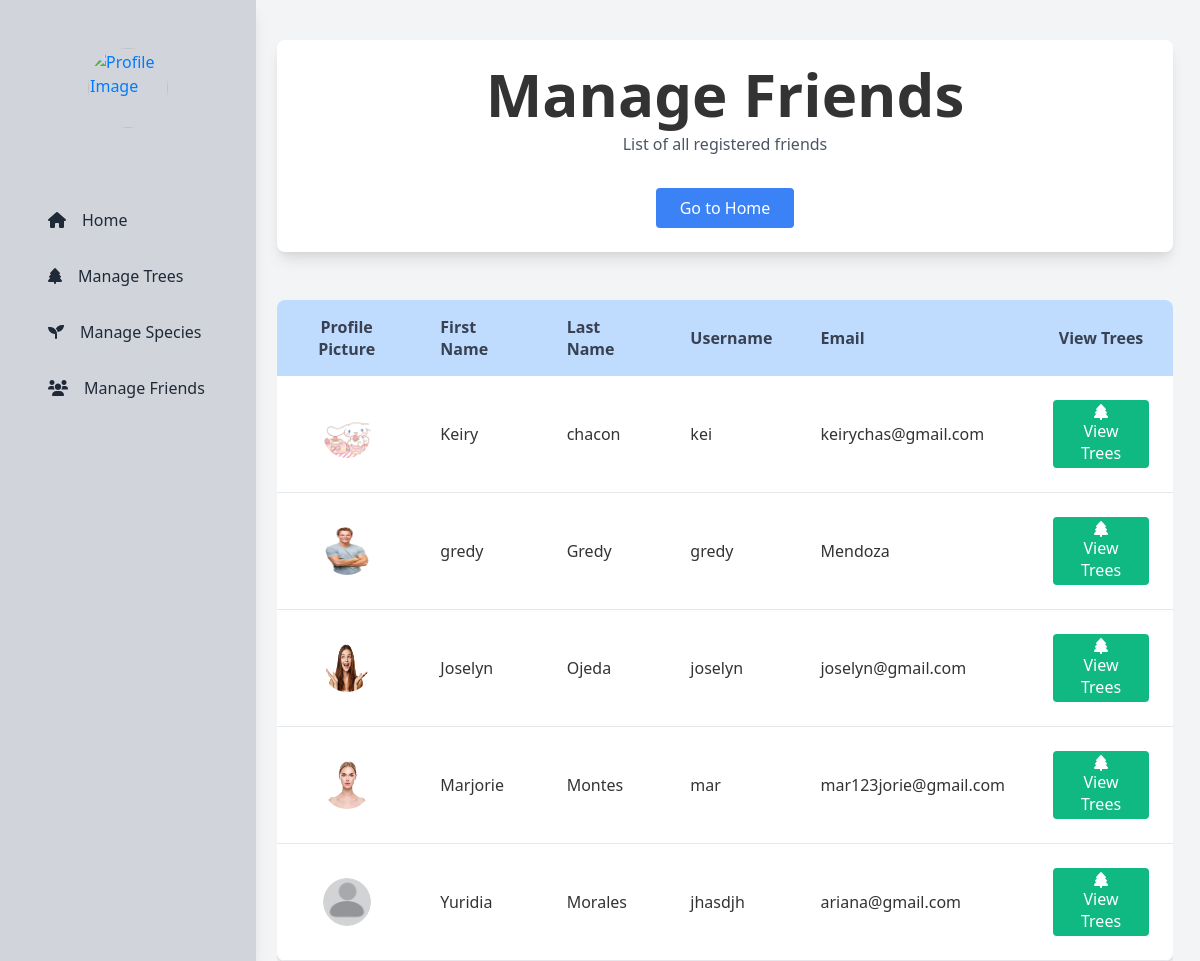
Page /administrator/manage_friends.php on the committed database.
### tables this page shows
CREATE TABLE `users` (
  `Id_User` int(11) NOT NULL,
  `First_Name` varchar(50) NOT NULL,
  `Last_Name1` varchar(50) NOT NULL,
  `Last_Name2` varchar(50) NOT NULL,
  `Username` varchar(20) NOT NULL,
  `Password` varchar(255) NOT NULL,
  `Email` varchar(100) NOT NULL,
  `Phone` varchar(20) DEFAULT NULL,
  `Gender` char(1) DEFAULT NULL,
  `Profile_Pic` varchar(255) DEFAULT NULL,
  `District_Id` int(10) DEFAULT NULL,
  `Created_At` timestamp NOT NULL DEFAULT current_timestamp(),
  `Role_Id` int(2) DEFAULT NULL,
  `StatusU` int(2) DEFAULT 1
);

### utils/administrator/admin_functions.php (called while the page is built, shortened)
<?php
function getConnection(): bool|mysqli {
    $servername = "localhost";
    $username   = "root";
    $password   = "";
    $dbname     = "mytrees";
    try {
        $conn = new mysqli($servername, $username, $password, $dbname, 3306);
        return $conn;
    } catch (Exception $e) {
        echo "Error de conexión: " . $e->getMessage();
        return false;
    }
}
function getUsers(): array {
    $conn = getConnection();
    $users = [];
    if ($conn) {
        $query = "
            SELECT Id_User, First_Name, Last_Name1, Last_Name2, Username,
            Email, Phone, Gender, Profile_Pic, District_Id,
            Created_At, Role_Id, StatusU
            FROM users
            WHERE StatusU = 1 AND Role_Id = 2;
        ";
        $result = mysqli_query($conn, $query);
        if ($result) {
            while ($row = mysqli_fetch_assoc($result)) {
                $users[] = [
                    'Id_User'       => $row['Id_User'],
                    'First_Name'    => $row['First_Name'],
                    'Last_Name1'    => $row['Last_Name1'],
                    'Last_Name2'    => $row['Last_Name2'],
                    'Username'      => $row['Username'],
                    'Email'         => $row['Email'],
                    'Photo_Path'    => $row['Profile_Pic']
                ];
            }
        } else {
            echo "Query error: " . mysqli_error($conn);
        }
    } else {
        echo "Connection error: " . mysqli_connect_error();
    }
    return $users;
}

### administrator/manage_friends.php (the view, shortened to what this page needs)
<?php
include('../utils/administrator/admin_functions.php');
$users = getUsers();
?>
<link href="https://cdn.jsdelivr.net/npm/tailwindcss@2.2.19/dist/tailwind.min.css" rel="stylesheet">
<?php require('../inc/header_admin.php') ?>
<div class="container mx-auto mt-10 text-center px-4">
    <div class="bg-white shadow-lg rounded-lg p-4 max-w-4xl mx-auto mb-5">
        <div class="text-center">
            <h1 class="text-6xl font-bold">Manage Friends</h1>
            <p class="text-gray-600 mt-2">List of all registered friends</p>
            <a href="../administrator/admin.php" class="bg-blue-500 text-white px-4 py-2 rounded hover:bg-blue-600 mt-3 inline-block">Go to Home</a>
        </div>
    </div>
    <div class="mt-6 max-w-4xl mx-auto overflow-hidden">
        <table class="min-w-full bg-white shadow-md rounded-lg overflow-hidden w-full">
            <thead>
                <tr class="bg-blue-200 text-gray-700">
                    <th scope="col" class="px-6 py-3 text-center">Profile Picture</th>
                    <th scope="col" class="px-6 py-3">First Name</th>
                    <th scope="col" class="px-6 py-3">Last Name</th>
                    <th scope="col" class="px-6 py-3">Username</th>
                    <th scope="col" class="px-6 py-3">Email</th>
                    <th scope="col" class="px-6 py-3 text-center">View Trees</th>
                </tr>
            </thead>
            <tbody>
                <?php if (!empty($users)) : ?>
                    <?php foreach ($users as $user) : ?>
                        <tr class="border-b">
                            <td class="text-center px-6 py-4">
                                <?php if (!empty($user['Photo_Path'])) : ?>
                                    <?php
                                        $image_url = htmlspecialchars($uploads_folder . $user['Photo_Path']) . '?' . time();
                                        ?>
                                        <img src="<?= $image_url; ?>" alt="Profile Picture" class="rounded-full w-12 h-12 mx-auto">
                                <?php else : ?>
                                    <span class="text-gray-400">No Image</span>
                                <?php endif; ?>
                            </td>
                            <td class="px-6 py-4"><?= htmlspecialchars($user['First_Name']) ?></td>
                            <td class="px-6 py-4"><?= htmlspecialchars($user['Last_Name1']) ?></td>
                            <td class="px-6 py-4"><?= htmlspecialchars($user['Username']) ?></td>
                            <td class="px-6 py-4"><?= htmlspecialchars($user['Email']) ?></td>
                            <td class="px-6 py-4 text-center">
                                <a href="friend_trees.php?id=<?= $user['Id_User'] ?>" class="bg-green-500 text-white px-3 py-1 rounded hover:bg-green-600 flex flex-col items-center" title="View Trees">
                                    <i class="fas fa-tree"></i> View Trees
                                </a>
                            </td>
                        </tr>
                    <?php endforeach; ?>
                <?php else : ?>
                    <tr>
                        <td colspan="6" class="text-center text-gray-500 py-4">No friends found</td>
                    </tr>
                <?php endif; ?>
            </tbody>
        </table>
    </div>
</div>

### css/profile.css (style rules this page uses)
.container { position: relative; }

### rows in the picture
users: Profile_Pic (picture), First_Name "Keiry", Last_Name1 "chacon", Username "kei", Email "keirychas@gmail.com"
users: Profile_Pic (picture), First_Name "gredy", Last_Name1 "Gredy", Username "gredy", Email "Mendoza"
users: Profile_Pic (picture), First_Name "Joselyn", Last_Name1 "Ojeda", Username "joselyn", Email "joselyn@gmail.com"
users: Profile_Pic (picture), First_Name "Marjorie", Last_Name1 "Montes", Username "mar", Email "mar123jorie@gmail.com"
users: Profile_Pic (placeholder picture), First_Name "Yuridia", Last_Name1 "Morales", Username "jhasdjh", Email "ariana@gmail.com"
